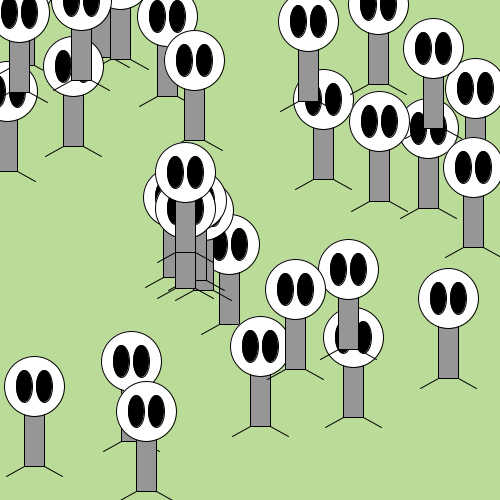
Frame 1 (no input)
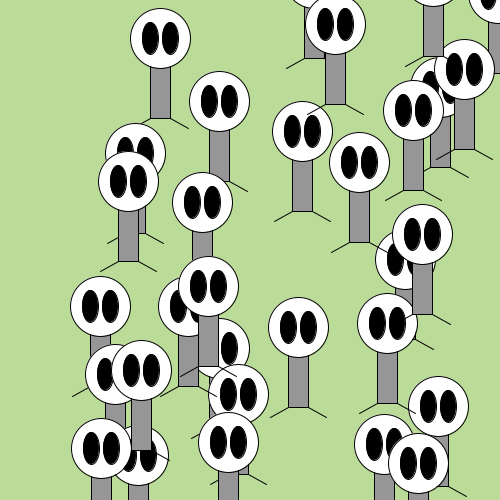
Frame 60 (the mouse pressed at the canvas centre just before this capture)
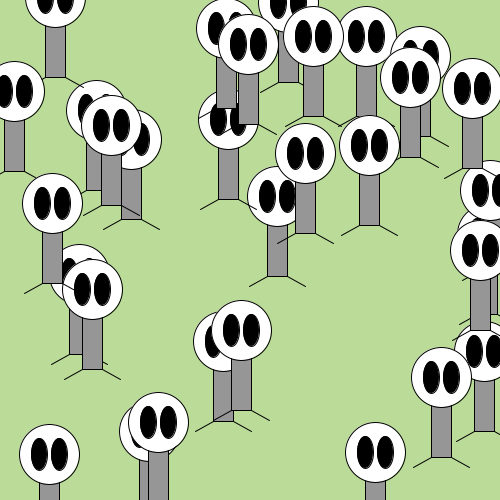
Frame 120 (the mouse held since frame 60 and released just before this capture)

The Processing sketch that drew these frames (run headless with seeded random() and noise(); from frame 60 on, the mouse is pressed at the canvas centre):

// Processing sketch: Zoog
// ── Zoog.pde
void setup() {
  //set size of window
  size(500, 500);
}

void draw() {
  //Draw white background
  background(187,219,153);
zoog(int(random(width)),int(random(height)));
zoog(int(random(width)),int(random(height)));
zoog(int(random(width)),int(random(height)));
zoog(int(random(width)),int(random(height)));
zoog(int(random(width)),int(random(height)));
zoog(int(random(width)),int(random(height)));
zoog(int(random(width)),int(random(height)));
zoog(int(random(width)),int(random(height)));
zoog(int(random(width)),int(random(height)));
zoog(int(random(width)),int(random(height)));
zoog(int(random(width)),int(random(height)));
zoog(int(random(width)),int(random(height)));
zoog(int(random(width)),int(random(height)));
zoog(int(random(width)),int(random(height)));
zoog(int(random(width)),int(random(height)));
zoog(int(random(width)),int(random(height)));
zoog(int(random(width)),int(random(height)));
zoog(int(random(width)),int(random(height)));
zoog(int(random(width)),int(random(height)));
zoog(int(random(width)),int(random(height)));
zoog(int(random(width)),int(random(height)));
zoog(int(random(width)),int(random(height)));
zoog(int(random(width)),int(random(height)));
zoog(int(random(width)),int(random(height)));
zoog(int(random(width)),int(random(height)));
zoog(int(random(width)),int(random(height)));
zoog(int(random(width)),int(random(height)));
zoog(int(random(width)),int(random(height)));
zoog(int(random(width)),int(random(height)));
zoog(int(random(width)),int(random(height)));
zoog(int(random(width)),int(random(height)));

  
  }

  void zoog(int x, int y) {
    //set center mode
    rectMode(CENTER);

    //Draw Zoog's Body
    fill(173,227,14);
    stroke(0);
    fill(150);
    rect(x, y, 20, 100);

    //Draw Zoog's Head
    fill(265);
    stroke(0);
    fill(255);
    ellipse(x, y-30, 60, 60);

    //Draw Zoog's Eyes
    fill(169,14,227);
    fill(0);
    ellipse(x+10, y-30, 16, 32);
    ellipse(x-10, y-30, 16, 32);

    //Draw Zoog's legs
    fill(227,81,14);
    stroke(0);
    line(x-10, y+50, x-28, y+60);
    line(x+10, y+50, x+28, y+60);
  }
